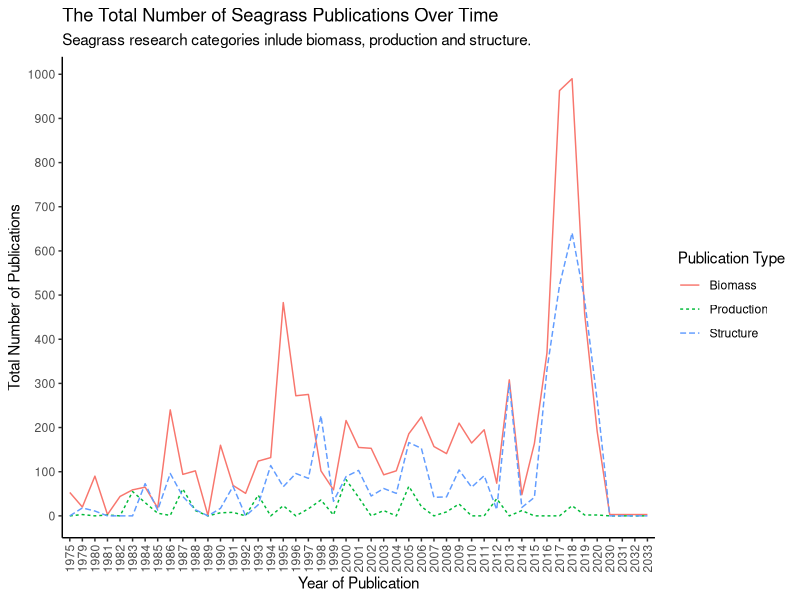
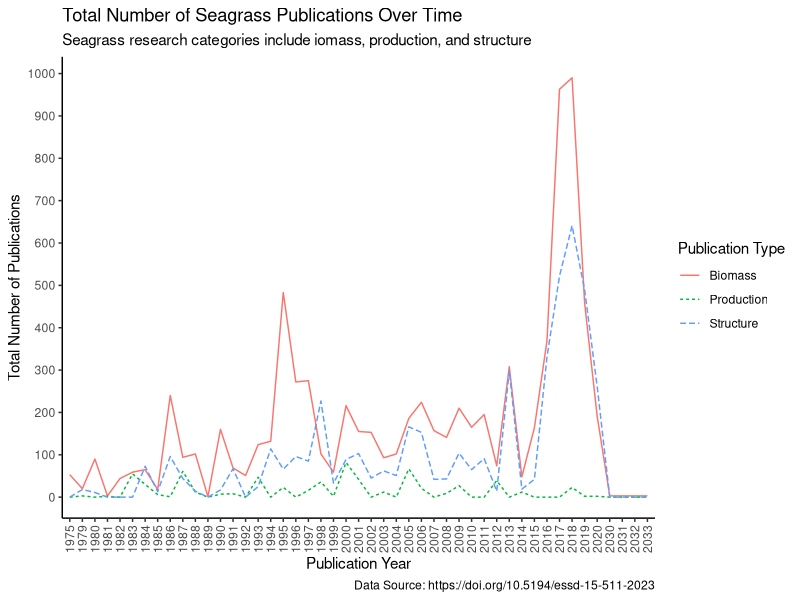
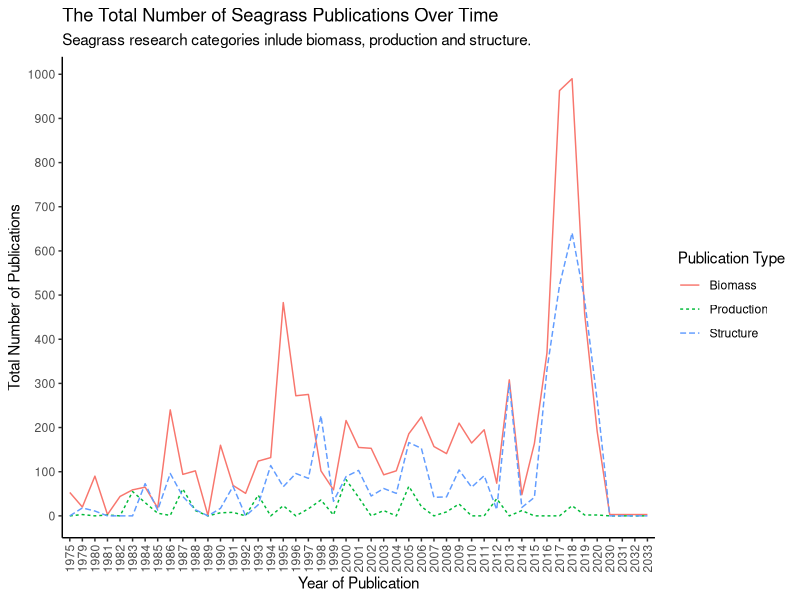
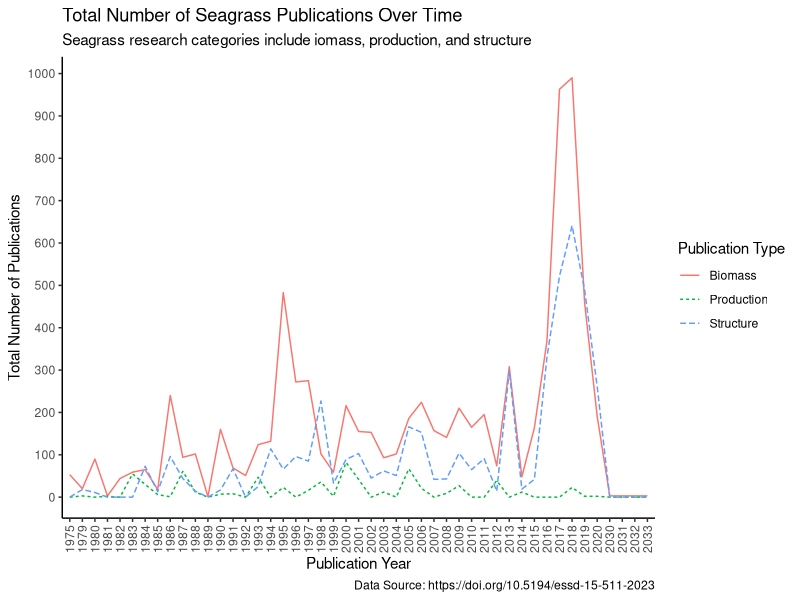

R code for these plots, in order:
## ---- chunk 1
knitr::opts_chunk$set(echo = TRUE)
## ---- chunk 2
library(tidyverse)
## ---- chunk 3
seagrass<-read.csv("../data/SeagrassPubs.csv")
## ---- chunk 4
head(seagrass)
summary(seagrass)
glimpse(seagrass)
## ---- chunk 5
# Extract author and year from reference column and create new data frame with these two variables separated.
seagrass1 <- seagrass %>% 
  mutate(Author = str_extract(string = Reference, pattern = "(?<=,\\s).+"),
         PubYear = str_extract(string = Reference, pattern = "[0-9]+")) %>% 
  select(Author:PubYear)
# Combine the Column for publication year to the original data frame using cbind function.
Pubyear = seagrass1$PubYear
seagrass2 <- cbind(seagrass, Pubyear)
## ---- chunk 6
biomass<-seagrass2 %>% # Create new data frame and select which data frame to pull data from.
  group_by(Pubyear) %>% # Group publications by year.
  select(Pubyear, Seagr.biom.above.dm..g.m..2.) %>% # Select which 2 variables we are interested in using to tally.
   drop_na(Seagr.biom.above.dm..g.m..2.) %>% # Remove na values to only count the years with publications.
    tally()
colnames(biomass) <- c("Pubyear", "tally1")

biomass1<-seagrass2 %>% # Create new data frame and select which data frame to pull data from.
  group_by(Pubyear) %>%  # Group publications by year.
  select(Pubyear, Seagr.biom.below.dm..g.m..2.) %>% # Select which 2 variables we are interested in using to tally.
  drop_na(Seagr.biom.below.dm..g.m..2.) %>% # Remove na values to only count the years with publications.
    tally()
colnames(biomass1) <- c("Pubyear", "tally2")

biomass2<-seagrass2 %>% # Create new data frame and select which data frame to pull data from.
  group_by(Pubyear) %>%  # Group publications by year.
  select(Pubyear, Seagr.biom.tot.dm..g.m..2.) %>% # Select which 2 variables we are interested in using to tally.
  drop_na(Seagr.biom.tot.dm..g.m..2.) %>% # Remove na values to only count the years with publications.
    tally()
colnames(biomass2) <- c("Pubyear", "tally3")


# Organise data into one dataframe.

TBmass1 <- biomass %>%
  full_join(biomass1) # Combine tally columns for biomass and biomass1 into one dataframe.


TBmass2 <- TBmass1 %>%
  full_join(biomass2)  # Combine tally columns for TBmass1 and biomass2 into one dataframe. That puts all three tally columns into one dataframe.



TBmass2$tally1<-as.numeric(TBmass2$tally1) # Make tally1 numeric.
TBmass2$tally2<-as.numeric(TBmass2$tally2) # Make tally2 numeric.
TBmass2$tally3<-as.numeric(TBmass2$tally3) # Make tally3 numeric.

TBmass2[is.na(TBmass2)] <- 0 # Make all NA values equal 0

TBmass2$TotalBiomass<-rowSums(TBmass2[ , c("tally1", "tally2", "tally3")]) # Create new variable TotalBiomass that calculates the sum for each row for each publication year.

## ---- chunk 7
Structure1<-seagrass2 %>% # Create new data frame and select which data frame to pull data from.
  group_by(Pubyear) %>% # Group publications by year.
  select(Pubyear, Seagr.cov....) %>% # Select which 2 variables we are interested in using to tally.
   drop_na(Seagr.cov....) %>% # Remove na values to only count the years with publications.
    tally()
colnames(Structure1) <- c("Pubyear", "tally1")

Structure2<-seagrass2 %>% # Create new data frame and select which data frame to pull data from.
  group_by(Pubyear) %>%  # Group publications by year.
  select(Pubyear, Seagr.shoot.dens....m..2.) %>% # Select which 2 variables we are interested in using to tally.
  drop_na(Seagr.shoot.dens....m..2.) %>% # Remove na values to only count the years with publications.
    tally()
colnames(Structure2) <- c("Pubyear", "tally2")

Structure3<-seagrass2 %>% # Create new data frame and select which data frame to pull data from.
  group_by(Pubyear) %>%  # Group publications by year.
  select(Pubyear, Seagr.leaf.dens....m..2.) %>% # Select which 2 variables we are interested in using to tally.
  drop_na(Seagr.leaf.dens....m..2.) %>% # Remove na values to only count the years with publications.
    tally()
colnames(Structure3) <- c("Pubyear", "tally3")



# Organise data into one dataframe.

TStructure1 <- Structure1 %>%
  full_join(Structure2) # Combine tally columns for Structure1 and Structure2 into one dataframe.


TStructure2 <- TStructure1 %>%
  full_join(Structure3)  # Combine tally columns for TStructure1 and Structure3 into one dataframe. That puts all three tally columns into one dataframe.



TStructure2$tally1<-as.numeric(TStructure2$tally1) # Make tally1 numeric.
TStructure2$tally2<-as.numeric(TStructure2$tally2) # Make tally2 numeric.
TStructure2$tally3<-as.numeric(TStructure2$tally3) # Make tally3 numeric.

TStructure2[is.na(TStructure2)] <- 0 # Make all NA values equal 0

TStructure2$TotalStructure<-rowSums(TStructure2[ , c("tally1", "tally2", "tally3")]) # Create new variable TotalBiomass that calculates the sum for each row for each publication year.

## ---- chunk 8
Production1<-seagrass2 %>% #Create new data frame and select which data frame to pull data from.
  group_by(Pubyear) %>% # Group publications by year.
  select(Pubyear, Seagr.prod.above.dm..g.m..2.day.) %>% # Select which 2 variables we are interested in using to tally.
   drop_na(Seagr.prod.above.dm..g.m..2.day.) %>% # Remove na values to only count the years with publications.
    tally()
colnames(Production1) <- c("Pubyear", "tally1")

Production2<-seagrass2 %>% #Create new data frame and select which data frame to pull data from.
  group_by(Pubyear) %>%  # Group publications by year.
  select(Pubyear, Seagr.prod.below.dm..g.m..2.day.) %>% # Select which 2 variables we are interested in using to tally.
  drop_na(Seagr.prod.below.dm..g.m..2.day.) %>% # Remove na values to only count the years with publications.
    tally()
colnames(Production2) <- c("Pubyear", "tally2")

Production3<-seagrass2 %>% #Create new data frame and select which data frame to pull data from.
  group_by(Pubyear) %>%  # Group publications by year.
  select(Pubyear, Seagr.prod.total.dm..g.m..2.day.) %>% # Select which 2 variables we are interested in using to tally.
  drop_na(Seagr.prod.total.dm..g.m..2.day.) %>% # Remove na values to only count the years with publications.
    tally()
colnames(Production3) <- c("Pubyear", "tally3")




# Organise data into one dataframe.

TProduction1 <- Production1 %>%
  full_join(Production2) # Combine tally columns for Structure1 and Structure2 into one dataframe.


TProduction2 <- TProduction1 %>%
  full_join(Production3)  # Combine tally columns for TStructure1 and Structure3 into one dataframe. That puts all three tally columns into one dataframe.



TProduction2$tally1<-as.numeric(TProduction2$tally1) # Make tally1 numeric.
TProduction2$tally2<-as.numeric(TProduction2$tally2) # Make tally2 numeric.
TProduction2$tally3<-as.numeric(TProduction2$tally3) # Make tally3 numeric.

TProduction2[is.na(TProduction2)] <- 0 # Make all NA values equal 0

TProduction2$TotalProduction<-rowSums(TProduction2[ , c("tally1", "tally2", "tally3")]) # Create new variable TotalBiomass that calculates the sum for each row for each publication year.


## ---- chunk 9

df_new <- 
  left_join(TBmass2, TStructure2, by = 'Pubyear') %>% 
  mutate(Pubyear = replace_na(Pubyear, 0))

df_new2 <- 
  left_join(df_new, TProduction2, by = 'Pubyear') %>% 
  mutate(Pubyear = replace_na(Pubyear, 0))

summary(df_new2)


# Remove unwanted variables.
df_new2 <- subset(df_new2, select = -(tally1))
df_new2 <- subset(df_new2, select = -(tally2))
df_new2 <- subset(df_new2, select = -(tally3))
df_new2 <- subset(df_new2, select = -(tally1.x))
df_new2 <- subset(df_new2, select = -(tally1.y))
df_new2 <- subset(df_new2, select = -(tally2.x))
df_new2 <- subset(df_new2, select = -(tally2.y))
df_new2 <- subset(df_new2, select = -(tally3.x))
df_new2 <- subset(df_new2, select = -(tally3.y))

TotalData <- df_new2
TotalData[is.na(TotalData)] <- 0 # Make all NA values equal 0

summary(TotalData)
view(TotalData)
## ---- chunk 10
FinalData <- TotalData |> 
  pivot_longer(
    cols = TotalBiomass:TotalProduction,
    names_to = "PublicationType",
    values_to = "value"
  )
## ---- chunk 11

ggplot(FinalData, aes(x = Pubyear, y = value, group = PublicationType, linetype = PublicationType, colour = PublicationType)) + 
  geom_line() +
  theme_classic() +
  labs(
    title = "The Total Number of Seagrass Publications Over Time", # Label title.
    subtitle = "Seagrass research categories inlude biomass, production and structure.", # Create a subtitle.
    x = "Year of Publication", y = "Total Number of Publications", # Create axes labels.
     linetype = "Publication Type", color = "Publication Type"
    # Adjust legend title.
  ) + 
  scale_colour_discrete(labels = c("Biomass", "Production", "Structure")) +
  scale_linetype_discrete(labels = c("Biomass", "Production", "Structure")) +
  scale_y_continuous(breaks = seq(0, 1000, by = 100)) +
  theme(axis.text.x = element_text(angle = 90, vjust = 0.5, hjust=1))

 ggsave("Seagrass_plot.pdf") # Save plot as a pdf.


## ---- chunk 12
TotalData %>%
  pivot_longer(cols = -Pubyear) %>%
  ggplot(aes(x = Pubyear, y = value, group = name, linetype = name, color = name)) + 
  geom_line() + 
  theme_classic() +
  labs(
    title = "Total Number of Seagrass Publications Over Time",
    subtitle = "Seagrass research categories include iomass, production, and structure",
    caption = "Data Source: https://doi.org/10.5194/essd-15-511-2023",
    x = "Publication Year", y = "Total Number of Publications",
    linetype = "Publication Type", color = "Publication Type"
  ) +
  scale_color_discrete(labels = c("Biomass", "Production", "Structure")) +
  scale_linetype_discrete(labels = c("Biomass", "Production", "Structure")) +
   scale_y_continuous(breaks = seq(0, 1000, by = 100)) +
  theme(axis.text.x = element_text(angle = 90, vjust = 0.5, hjust=1))

ggsave("Seagrass_plot.pdf")
